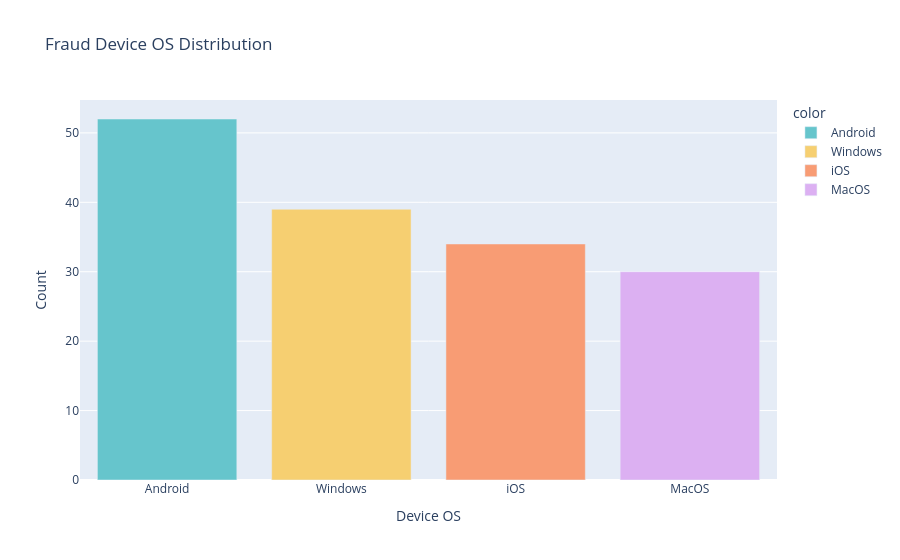

The notebook cell this image was saved under:
### Code cell
fig = px.bar(
    x=fraud['Device_OS'].value_counts().index,
    y=fraud['Device_OS'].value_counts().values,
    color=fraud['Device_OS'].value_counts().index,
    title='Fraud Device OS Distribution',
    labels={'x':'Device OS', 'y':'Count'},
    color_discrete_sequence=px.colors.qualitative.Pastel
)
fig.update_layout(xaxis={'categoryorder':'total descending'})
fig.show()

### Figure 1 — Plotly figure (JSON) as saved in the notebook; plotly's stock layout.template omitted (floating-point values rounded to 4 significant figures)
{"data": [{"hovertemplate": "color=Android<br>Device OS=%{x}<br>Count=%{y}<extra></extra>", "legendgroup": "Android", "marker": {"color": "rgb(102, 197, 204)", "pattern": {"shape": ""}}, "name": "Android", "orientation": "v", "showlegend": true, "textposition": "auto", "type": "bar", "x": ["Android"], "xaxis": "x", "y": [52], "yaxis": "y"}, {"hovertemplate": "color=Windows<br>Device OS=%{x}<br>Count=%{y}<extra></extra>", "legendgroup": "Windows", "marker": {"color": "rgb(246, 207, 113)", "pattern": {"shape": ""}}, "name": "Windows", "orientation": "v", "showlegend": true, "textposition": "auto", "type": "bar", "x": ["Windows"], "xaxis": "x", "y": [39], "yaxis": "y"}, {"hovertemplate": "color=iOS<br>Device OS=%{x}<br>Count=%{y}<extra></extra>", "legendgroup": "iOS", "marker": {"color": "rgb(248, 156, 116)", "pattern": {"shape": ""}}, "name": "iOS", "orientation": "v", "showlegend": true, "textposition": "auto", "type": "bar", "x": ["iOS"], "xaxis": "x", "y": [34], "yaxis": "y"}, {"hovertemplate": "color=MacOS<br>Device OS=%{x}<br>Count=%{y}<extra></extra>", "legendgroup": "MacOS", "marker": {"color": "rgb(220, 176, 242)", "pattern": {"shape": ""}}, "name": "MacOS", "orientation": "v", "showlegend": true, "textposition": "auto", "type": "bar", "x": ["MacOS"], "xaxis": "x", "y": [30], "yaxis": "y"}], "layout": {"barmode": "relative", "legend": {"title": {"text": "color"}, "tracegroupgap": 0}, "title": {"text": "Fraud Device OS Distribution"}, "xaxis": {"anchor": "y", "categoryorder": "total descending", "domain": [0, 1], "title": {"text": "Device OS"}}, "yaxis": {"anchor": "x", "domain": [0, 1], "title": {"text": "Count"}}}}
